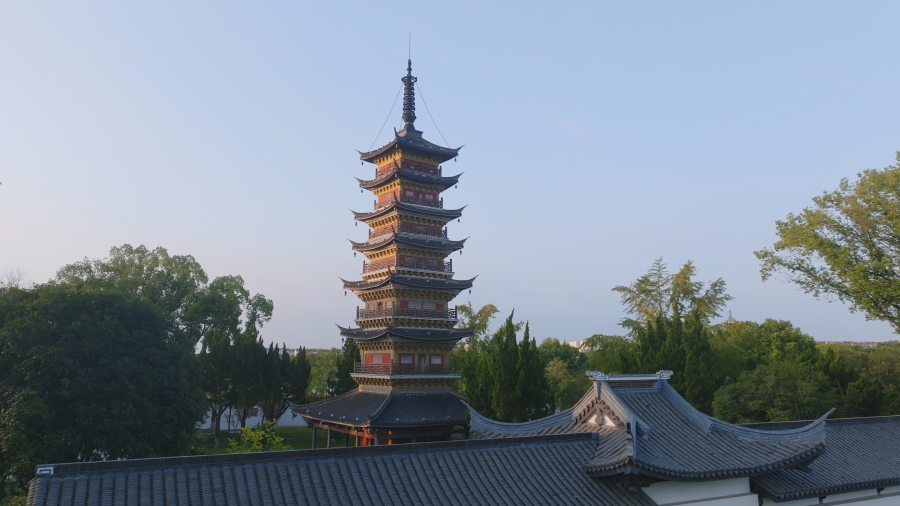
#> input picture assets/photos/baosi.jpg, 1800 x 1012 px (shown at 1/2 size)
$ python -i photo_prep.py   (imports and definitions only)
#> lines starting #> are read from the running program, lines starting #| are printed output that depends on the picture
#> further down, picture is the input picture: PIL image 1800x1012 RGB; mean R, G, B 128.6, 140, 152.1
"""照片体检 + 智能预裁：决定每张实拍图怎么进 2.66:1 的卡片窗口。（不调 API、不计费）"""
import os
import pathlib
import sys

from PIL import Image, ImageFilter, ImageStat

ROOT = pathlib.Path(__file__).resolve().parents[1]
# 实拍原图目录：命令行参数 > 环境变量 PHOTO_SRC > 当前赛事包 source/实景图/snap
# [1 line that did not run here, left out]
# [1 line that did not run here, left out]
SRC = pathlib.Path(sys.argv[1]) if len(sys.argv) > 1 else pathlib.Path(
    os.environ.get('PHOTO_SRC', ROOT / 'races' / _pack / 'source' / '实景图' / 'snap'))
# [2 lines not run here, left out]
OUT = pathlib.Path('out/cardart/_ref')
WANT = 1600 / 600

MAP = {
    '保圣寺': 'baosi',
    '固城湖大桥': 'bridge',
    '国家城市湿地': 'wetland',
    '老街': 'oldstreet',
    '慢城': 'watertown',
    '水岸滨湖': 'lakepark',
    '水杉': 'sequoia',
}


# [38 lines left out: functions energy_rows, choose, not called in this run]


def pad_wide(im, size=(1600, 600)):
    """竖图/方图：整张放进 2.66:1 画布，两侧用镜像+模糊铺底（不丢主体）。"""
#> called with size = (1600, 600)
    W, H = size
    bg = im.convert('RGB').resize((H, H), Image.LANCZOS)
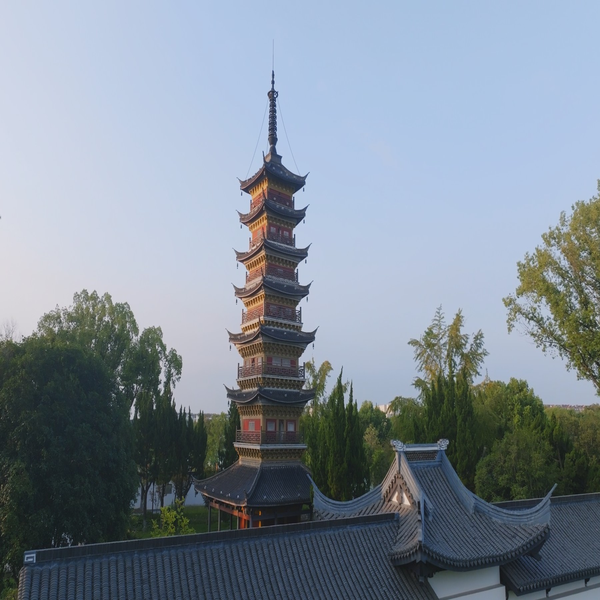
#> bg: PIL image 600x600 RGB; mean R, G, B 128.6, 140, 152.1
    bg = bg.filter(ImageFilter.GaussianBlur(18)).resize((W, H))
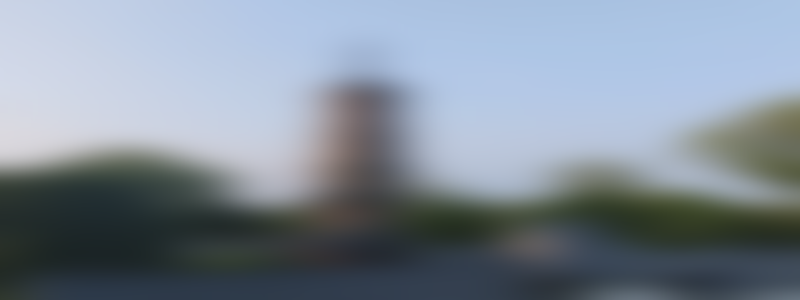
#> bg: PIL image 1600x600 RGB (shown at 1/2 size); mean R, G, B 128.6, 140, 152.1
    fg = im.convert('RGB')
    k = H / fg.height
#> k = 0.593
    if fg.width * k > W:
        k = W / fg.width
    fg = fg.resize((round(fg.width * k), round(fg.height * k)), Image.LANCZOS)
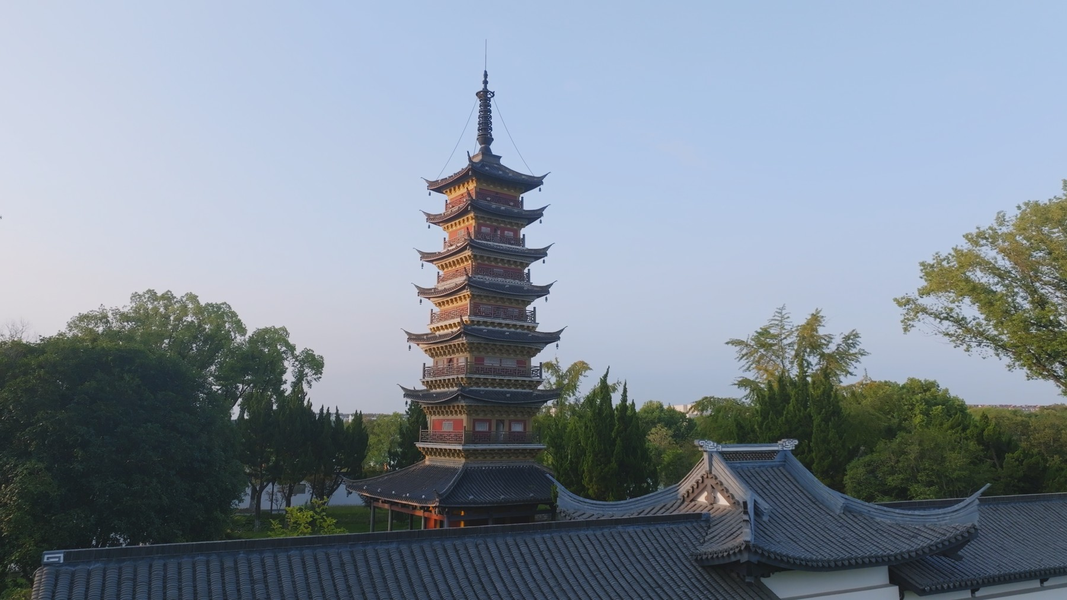
#> fg: PIL image 1067x600 RGB; mean R, G, B 128.6, 140, 152.1
    x = (W - fg.width) // 2
#> x = 266
    y = (H - fg.height) // 2
#> y = 0
    bg.paste(fg, (x, y))
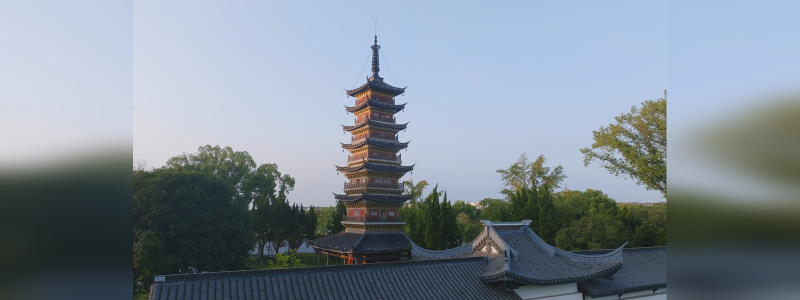
#> bg: PIL image 1600x600 RGB (shown at 1/2 size); mean R, G, B 128.2, 139.3, 150.1
    return bg


# [19 lines left out: function main, not called in this run]


# [2 lines not run here, left out]

>>> from PIL import Image
>>> picture = Image.open('../assets/photos/baosi.jpg')
>>> result = pad_wide(picture)
